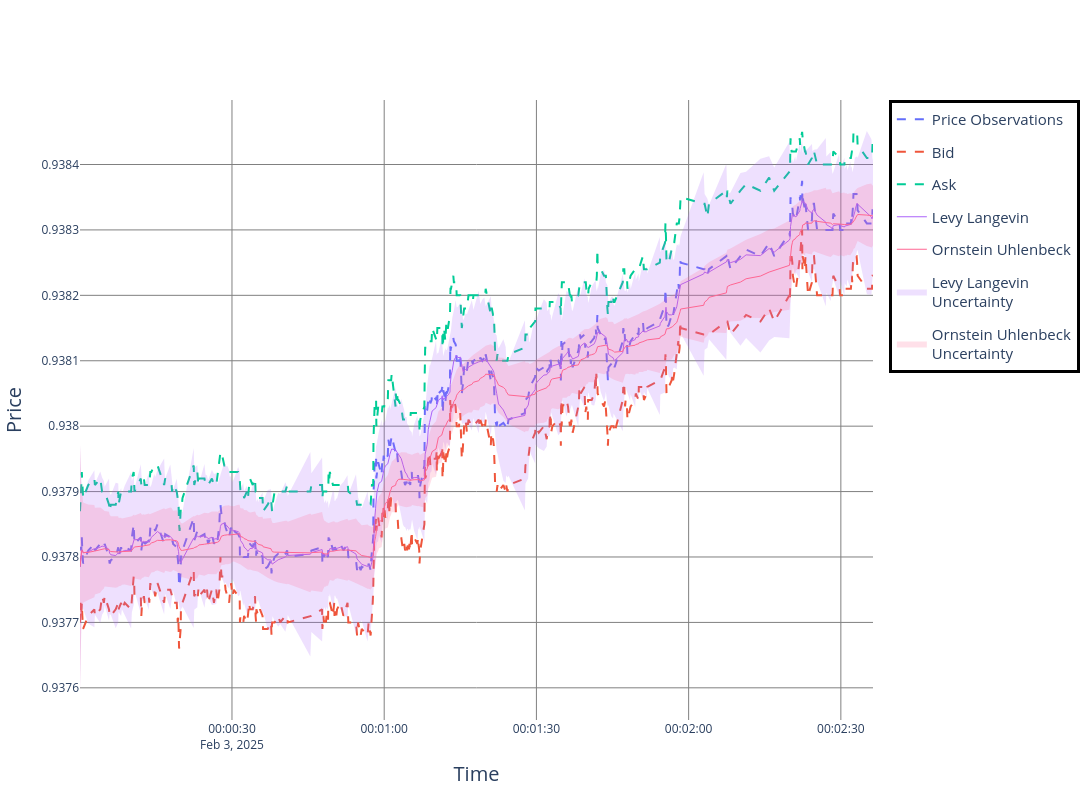

The code cell stored with this chart in its notebook:
### Code cell
## Plotting
file_path = Path(folder_path + rf"\TrackingPlot.html")
file_path.parent.mkdir(parents=True, exist_ok=True)
particle_plotter_dict[label]= Plotterly(autosize=False, width=1500,height=800, dimension=Dimension.ONE, axis_labels=[label])
if i==0:
    particle_plotter_dict[label].plot_ground_truths(observed_mid, [i], truths_label="Price Observations")
    particle_plotter_dict[label].plot_ground_truths(observed_bid, [i], truths_label="Bid")
    particle_plotter_dict[label].plot_ground_truths(observed_ask, [i], truths_label="Ask")

particle_plotter_dict[label].plot_tracks(LP_track, [i],mode="lines",uncertainty=uncertainty,particle=particle,plot_particle_paths=plot_particle_paths, track_label="Levy Langevin",line=dict(width=1))
particle_plotter_dict[label].plot_tracks(GP_track, [i],mode="lines",uncertainty=uncertainty,particle=particle,plot_particle_paths=plot_particle_paths, track_label="Ornstein Uhlenbeck",line=dict(width=1))
if plot_smooth is True:
    from stonesoup.smoother.particle import CarterKohnSmoother, MarginalisedKalmanSmoother, ParticleSmoother
    particlesmoother=ParticleSmoother()
    culled_track=particlesmoother.particle_paths(track=LP_track)

    RTSsmoother=MarginalisedKalmanSmoother()
    RTS_track=RTSsmoother.smooth(track=LP_track)

    CKsmoother=CarterKohnSmoother()
    CK_track=CKsmoother.smooth(track=LP_track)
    particle_plotter_dict[label].plot_tracks(culled_track, [i],mode="lines",uncertainty=uncertainty,particle=particle,plot_particle_paths=plot_particle_paths, track_label="culled",line=dict(width=1))
    particle_plotter_dict[label].plot_tracks(RTS_track, [i],mode="lines",uncertainty=uncertainty,particle=particle,plot_particle_paths=plot_particle_paths, track_label="RTS",line=dict(width=1))
    particle_plotter_dict[label].plot_tracks(CK_track, [i],mode="lines",uncertainty=uncertainty,particle=particle,plot_particle_paths=plot_particle_paths, track_label="CK",line=dict(width=1))

particle_plotter_dict[label].fig.update_layout( 
    plot_bgcolor="white",  # Set background color to white
    xaxis=dict(
        showgrid=True,
        gridcolor="gray",      # Keep the grid
        title=dict(text="Time", font=dict(size=20)),  # Add large label
    ),
    yaxis=dict(
        showgrid=True,
        gridcolor="gray",      # Keep the grid
        title=dict(text=label, font=dict(size=20)),  # Add large label
    ),
    legend=dict(
        font=dict(size=15),       # Make the legend font larger
        # orientation='v',
        # xanchor="auto",         # Center the legend
        # yanchor="auto",           # Align the legend to the bottom of the plot
        bordercolor="Black",
        borderwidth=3,
        # y=+0.45,                   # Position it above the graph
        # x=0.6                    # Center it horizontally
    ),
)
particle_plotter_dict[label].fig.write_html(str(file_path))
particle_plotter_dict[label].fig.show()

### Figure 1 — Plotly figure (JSON) as saved in the notebook; plotly's stock layout.template omitted (floating-point values rounded to 4 significant figures; data arrays with more than 128 entries replaced by an {"elided": "..."} marker saying what was removed)
{"data": [{"legendgroup": "Price Observations", "legendrank": 100, "line": {"dash": "dash"}, "mode": "lines", "name": "Price Observations", "showlegend": true, "text": {"elided": "450 str values"}, "type": "scatter", "x": {"elided": "450 str values"}, "y": {"elided": "450 float values"}}, {"legendgroup": "Bid", "legendrank": 100, "line": {"dash": "dash"}, "mode": "lines", "name": "Bid", "showlegend": true, "text": {"elided": "450 str values"}, "type": "scatter", "x": {"elided": "450 str values"}, "y": {"elided": "450 float values"}}, {"legendgroup": "Ask", "legendrank": 100, "line": {"dash": "dash"}, "mode": "lines", "name": "Ask", "showlegend": true, "text": {"elided": "450 str values"}, "type": "scatter", "x": {"elided": "450 str values"}, "y": {"elided": "450 float values"}}, {"legendgroup": "Levy Langevin", "legendrank": 300, "line": {"width": 1}, "marker": {"symbol": {"elided": "450 str values"}}, "mode": "lines", "name": "Levy Langevin", "showlegend": true, "text": {"elided": "450 str values"}, "type": "scatter", "x": {"elided": "450 str values"}, "y": {"elided": "450 float values"}}, {"fillcolor": "rgba(171,99, 250, 0.2)", "hoverinfo": "skip", "legendgroup": "Levy Langevin<br>Uncertainty", "legendrank": 310, "line": {"width": 0}, "mode": "lines", "name": "Levy Langevin<br>Uncertainty", "opacity": 1, "showlegend": false, "type": "scatter", "x": {"elided": "450 str values"}, "y": {"elided": "450 float values"}}, {"fill": "tonexty", "fillcolor": "rgba(171,99, 250, 0.2)", "hoverinfo": "skip", "legendgroup": "Levy Langevin<br>Uncertainty", "legendrank": 310, "line": {"width": 0}, "mode": "lines", "name": "Levy Langevin<br>Uncertainty", "opacity": 1, "showlegend": true, "type": "scatter", "x": {"elided": "450 str values"}, "y": {"elided": "450 float values"}}, {"legendgroup": "Ornstein Uhlenbeck", "legendrank": 300, "line": {"width": 1}, "marker": {"symbol": {"elided": "450 str values"}}, "mode": "lines", "name": "Ornstein Uhlenbeck", "showlegend": true, "text": {"elided": "450 str values"}, "type": "scatter", "x": {"elided": "450 str values"}, "y": {"elided": "450 float values"}}, {"fillcolor": "rgba(255,102, 146, 0.2)", "hoverinfo": "skip", "legendgroup": "Ornstein Uhlenbeck<br>Uncertainty", "legendrank": 310, "line": {"width": 0}, "mode": "lines", "name": "Ornstein Uhlenbeck<br>Uncertainty", "opacity": 1, "showlegend": false, "type": "scatter", "x": {"elided": "450 str values"}, "y": {"elided": "450 float values"}}, {"fill": "tonexty", "fillcolor": "rgba(255,102, 146, 0.2)", "hoverinfo": "skip", "legendgroup": "Ornstein Uhlenbeck<br>Uncertainty", "legendrank": 310, "line": {"width": 0}, "mode": "lines", "name": "Ornstein Uhlenbeck<br>Uncertainty", "opacity": 1, "showlegend": true, "type": "scatter", "x": {"elided": "450 str values"}, "y": {"elided": "450 float values"}}], "layout": {"autosize": false, "colorway": ["#636EFA", "#EF553B", "#00CC96", "#AB63FA", "#FFA15A", "#19D3F3", "#FF6692", "#B6E880", "#FF97FF", "#FECB52"], "height": 800, "legend": {"bordercolor": "Black", "borderwidth": 3, "font": {"size": 15}}, "plot_bgcolor": "white", "width": 1500, "xaxis": {"gridcolor": "gray", "showgrid": true, "title": {"font": {"size": 20}, "text": "Time"}}, "yaxis": {"gridcolor": "gray", "showgrid": true, "title": {"font": {"size": 20}, "text": "Price"}}}}
